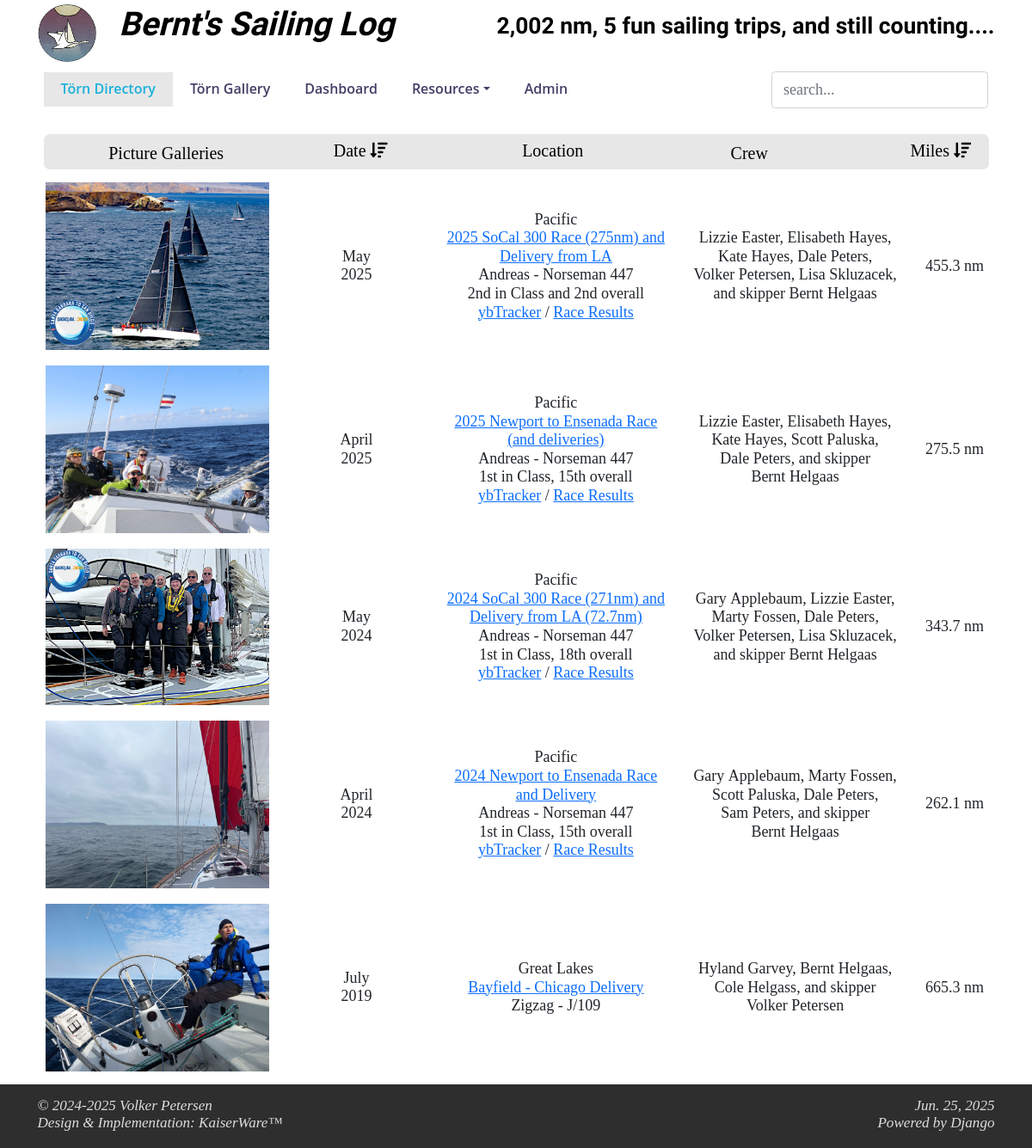
/, run on an earlier commit of the app's database.
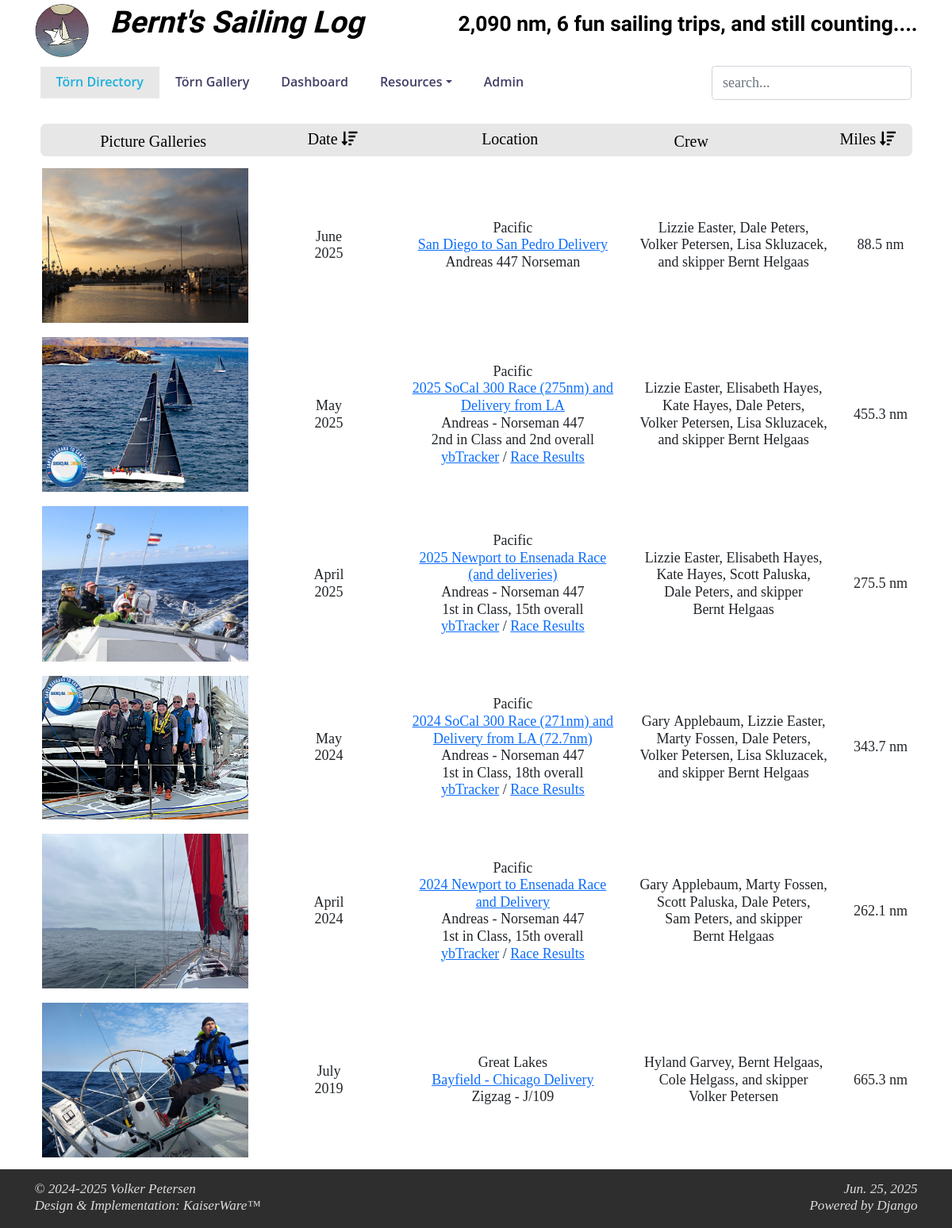
And on a later commit of the database.
### toerns/models.py (models this page shows, shortened)
class toerndirectory(models.Model):
    geoChoices = (
        ('Atlantic', u'Atlantic'),
        ('Baltic', u'Baltic'),
        ('Caribbean', u'Caribbean'),
        ('Coratia', u'Croatia'),
        ('Great Lakes', u'Great Lakes'),
        ('Pacific', u'Pacific')
    )
    id = models.AutoField(primary_key=True)
    startDate = models.DateField(help_text="date in YYYY-MM-DD format")
    endDate = models.DateField(help_text="date in YYYY-MM-DD format")
    destination = models.CharField(blank=True, null=True, max_length=150)
    georegion = models.CharField(blank=True, null=True, max_length=40, choices=geoChoices,
                                 help_text="Atlantic, Baltic, Caribbean, Croatia, Great Lakes, Pacific")
    maptable = models.CharField(blank=True, null=True, max_length=100,
                                help_text="name of the Google Maps waypoints table")
    boat = models.CharField(blank=True, null=True, max_length=400)
    miles = models.DecimalField(null=True, max_digits=8, decimal_places=2)
    daysAtSea = models.IntegerField()
    skipper = models.ManyToManyField(CrewMembers, blank=True, related_name='skipperToern')
    crew = models.ManyToManyField(CrewMembers, blank=True, related_name='crewToern')
    image = models.CharField(blank=True, null=True, max_length=100)
    picturelink = models.CharField(blank=True, null=True, max_length=200)
    class Meta:
        managed = True
        db_table = "ToernDirectory"
        verbose_name_plural = 'Toern Directory'

class CrewMembers(models.Model):
    firstName = models.CharField(max_length=50)
    lastName = models.CharField(max_length=50)
    email = models.CharField(max_length=50, blank=True)
    skills = models.ManyToManyField(SailingSkills, blank=True)
    class Meta:
        managed = True
        db_table = "CrewMembers"
        verbose_name_plural = 'Crew Members'
        ordering = ['lastName', 'firstName']

### toerns/views.py (the view)
# urls.py: re_path(r"^$", views.index, name="Directory"),
def index(request):
    return render(request, "toerns/index.html",
                  context=fetchContent(request, route="all"))

### toerns/templatetags/custom_filter.py (called while the page is built)
@register.filter(name='multi_replace')
def multi_replace(value, arg):
    replacements = arg.split(',')
    for old, new in zip(replacements[::2], replacements[1::2]):
        value = value.replace(old, new)
    return value

### templates/toerns/index.html (shortened to what this page needs)
{% extends "toerns/header.html" %}
{% load static %}
{% load humanize %}
{% load custom_filter %}
{% block content %}
    <div class="container">
		<div class="row">
			<div id="trip_table" class="col-12 table-responsive">
			<table id="toern_table" class="table table-hover borderless searchless no-footer display wrap" cellspacing="0">
			<tbody class="bodytext">
			{% for trip in trips %}
				{% with
					destination=trip.georegion|add:"<br /><a href='plotRoute/"|add:trip.maptable|add:"' target='_blank'>"|add:trip.destination|add:"</a>"
					yacht=trip.boat|multi_replace:"linefeed,<br>,openLink,<a,closeLink,</a>,pdf/,../static/pdf/,&#34;,'"
					img_caption=trip.destination
					img_error=" onerror='imgErrorTripPicture(this)' />"
				%}
				{% if is_mobile %}
				<tr class="bodytext">
					<td class="container responsive">
						<div class="row row-padding">
							<div class="col-12 no-padding">
								{% if trip.picturelink %}
									{% with
										picture1="<a href='"|add:trip.picturelink|add:"' target='_blank'><img class='img-fluid'"
										picture2=" border='0px' src='static/"|add:trip.image|add:"' title='Click here for all trip images!' alt='"|add:img_caption|add:"'"|add:img_error|add:"</a>"
									%}
									{{ picture1|safe }}{{ picture2|safe }}
									{% endwith %}
								{% else %}
									{% with
										picture1="<img class='img-fluid'"
										picture2=" border='0px' src='static/"|add:trip.image|add:"' title='Click here for all trip images!' alt='"|add:img_caption|add:"'"|add:img_error
									%}
									{{ picture1|safe }}{{ picture2|safe }}
									{% endwith %}
								{% endif %}
							</div>
						</div>
						<div class="row row-padding">
							<div class="col-2 no-padding">When:</div>
							<div class="col-10 no-padding">
								{{ trip.startDate|date:"F" }}&nbsp;{{ trip.startDate|date:"Y" }}
							</div>
						</div>
						<div class="row row-padding">
							<div class="col-2 no-padding">Where:</div>
							<div class="col-10 no-padding">
								{{ destination|safe }}<br />{{ yacht|safe }}
							</div>
						</div>
						<div class="row row-padding">
							<div class="col-2 no-padding">Who:</div>
							<div class="col-10 no-padding">
								{% for crew in trip.crew.all|dictsort:"lastName" %}
									{{ crew.firstName }}&nbsp;{{ crew.lastName }},
								{% endfor %}
								{% for skipper in trip.skipper.all %}
									and skipper {{ skipper.firstName }}&nbsp;{{ skipper.lastName }}
								{% endfor %}
							</div>
						</div>
						<div class="row row-padding">
							<div class="col-2 no-padding">Miles:</div>
							<div id="miles" class="col-10 no-padding">
								{{ trip.miles|floatformat:1|intcomma }} nm
							</div>
						</div>
						<div class="row row-padding">
							<div class="col-12 no-padding hr-rule"></div>
						</div>
					</td>
				</tr>
				{% else %}
				<tr class="bodytext">
					<td class="text-center col-3 align-middle">
						{% if trip.picturelink %}
							{% with
								picture1="<a href='"|add:trip.picturelink|add:"' target='_blank'><img class='img-fluid enlarge'"
								picture2=" border='0px' src='static/"|add:trip.image|add:"' title='Click here for all trip images!' alt='"|add:img_caption|add:"'"|add:img_error|add:"</a>"
							%}
							{{ picture1|safe }}{{ picture2|safe }}
							{% endwith %}
						{% else %}
							{% with
								picture1="<img class='img-fluid enlarge'"
								picture2=" border='0px' src='static/"|add:trip.image|add:"' title='No picture album available' alt='"|add:img_caption|add:"'"|add:img_error
							%}
							{{ picture1|safe }}{{ picture2|safe }}
							{% endwith %}
						{% endif %}
					</td>
					<td class="text-center col-2 align-middle">
						{{ trip.startDate|date:"F" }}<br>{{ trip.startDate|date:"Y" }}
					</td>
					<td class="text-center col-3 align-middle">
						{{ destination|safe }}<br />{{ yacht|safe }}
					</td>
					<td class="text-center col-3 align-middle">
						{% for crew in trip.crew.all|dictsort:"lastName" %}
							{{ crew.firstName }}&nbsp;{{ crew.lastName }},
						{% endfor %}
						{% for skipper in trip.skipper.all %}
							and skipper {{ skipper.firstName }}&nbsp;{{ skipper.lastName }}
						{% endfor %}
					</td>
					<td class="text-center col-1 align-middle" id="miles">
						{{ trip.miles|floatformat:1|intcomma }} nm
					</td>
				</tr>
				{% endif %}
			{% endwith %}
			{% endfor %}
			</tbody>
			</table>
			</div>
		</div>
    </div>
{% endblock %}

### templates/toerns/header.html (shortened to what this page needs)
{% load static %}
<!DOCTYPE html>
<html>
<head>
	<link href="https://cdnjs.cloudflare.com/ajax/libs/twitter-bootstrap/5.0.1/css/bootstrap.min.css" rel="stylesheet" media="all">
	<link href="https://cdnjs.cloudflare.com/ajax/libs/font-awesome/5.15.3/css/all.min.css" rel="stylesheet">
	<link href="https://cdn.datatables.net/1.10.25/css/dataTables.bootstrap5.min.css" rel="stylesheet">
	<link href="{{css}}" rel="stylesheet">
</head>
<body>
	<header id="title_container" class="container">
		<div class="row">
			<div class="col-2 col-sm-1 headline"><img class="img-fluid" src="{% static 'images/Andreas_Logo.png' %}" /></div>
			<div class="col-10 col-sm-4 headline" id="headline" href="#">Bernt&#39;s Sailing Log</div>
			<div class="col-11 col-sm-7 subheadline" id="subheadline"></div>
		</div>
		<nav class="main-nav navbar navbar-expand-sm navbar-light" id="navbar">
			<div class="container col-hdr-container">
				<div class="collapse navbar-collapse" id="mainNavbarNav">
					<ul id="MainMenu" class="navbar-nav">
						<li class="nav-item"><a href="/">T&ouml;rn Directory</a></li>
						<li class="nav-item"><a href="{% url 'Gallery' %}">T&ouml;rn Gallery</a></li>
						<li class="nav-item"><a href="{% url 'Dashboard' %}">Dashboard</a></li>
						<li class="nav-item dropdown">
							<a class="dropdown-toggle" href="#" role="button" id="dropdownMenuLink" data-bs-toggle="dropdown" aria-expanded="false">Resources</a>
						</li>
						<li><a class="nav-item" href="/admin">Admin</a></li>
					</ul>
				</div>
			</div>
		</nav>
		<div id="nav_addon"></div>
	</header>
	<main id="main">
	{% block content %}
	{% endblock %}
	</main>
	<footer id="footer" class="container-fluid footer">
		<div class="container">
			<div class="row">
				<div class="col-md-7 col-12 text-start">
					<p><i>
					&copy; 2024-{{today|date:"Y"}} Volker Petersen<br />Design & Implementation: KaiserWare&#0153;
					</i></p>
				</div>
				<div class="col-md-5 d-none d-sm-block text-end">
					<p><i>
						{% now "M. d, Y" %}<br>
						Powered by Django
					</i></p>
				</div>
			</div>
		</div>
	</footer>
</body>
</html>

### static/css/SailingLog.css (style rules this page uses)
body, html { height: 100%; width: 100%; margin: 0px; font-family: 'Palatino, sans-serif'; font-weight: 400; font-size: 18px !important; line-height: 1.20 !important; color:#000000; }
.footer { border: 0px; padding: 15px 10px 0px 10px; color: #dddddd; font-size: 0.95rem; background: #2E2E2E !important; }
.main-nav { list-style: none; }
.main-nav a { display: block; position: relative; color: #413e66; padding: 10px 20px 10px 20px; transition: 0.5s; font-size: 16px; font-family: "Open Sans", sans-serif; text-decoration: none !important; font-weight: 600; }
.main-nav a:hover, .main-nav .active > a, .main-nav li:hover > a { color: #1bb1dc; background-color: #e7e7e7 !important; }
.nav-item { margin-top: 3px !important; margin-bottom: 3px !important; text-align: right; }
#title_container { background-color: #ffffff; }
.headline { margin-top: 5px !important; text-align: left !important; font-family: 'Shadows Into Light Two', cursive; font-style: italic; font-weight: 800; font-size: calc(3.2vw) !important; }
.subheadline { margin-top: 15px !important; text-align: right !important; margin-bottom: 10px !important; font-family: 'Shadows Into Light Two', cursive; font-size: calc(2.2vw) !important; font-weight: 550; }
.col-hdr-container { padding-left: 7px; padding-right: 7px; }
.borderless tbody tr td, .borderless thead tr th { border: none !important; }

What changed in the data, as far as the page shows it:
added toerndirectory: shows a picture, startDate "June", startDate "2025", destination "Pacific San Diego to San Pedro Delivery", boat "Andreas 447 Norseman", miles "88.5", CrewMembers (firstName "Lizzie", lastName "Easter"), CrewMembers (firstName "Dale", lastName "Peters"), CrewMembers (firstName "Volker", lastName "Petersen"), CrewMembers (firstName "Lisa", lastName "Skluzacek"), CrewMembers (firstName "Bernt", lastName "Helgaas")
Also different on the page:
text written by a page script: "2,002 nm, 5 fun sailing trips, and still counting...." → "2,090 nm, 6 fun sailing trips, and still counting...."
